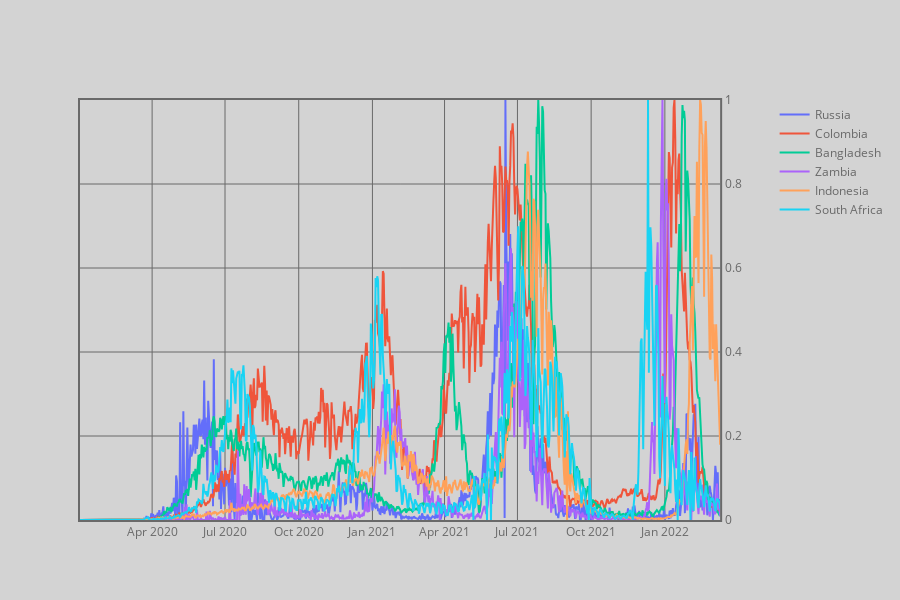

Write notebook code for a chart like this one.
### Code cell
# 'это второй грфик'
trace3 = go.Scatter(
    x=dfc.index,
    y=dfcsr['Afghanistan'],
    name='Russia',
    yaxis='y2'
)
trace4 = go.Scatter(
    x=dfc.index,
    y=dfcsr[cd.iloc[0].name],
    name=cd.iloc[0].name,
    yaxis='y2'
)
trace5 = go.Scatter(
    x=dfc.index,
    y=dfcsr[cd.iloc[1].name],
    name=cd.iloc[1].name,
    yaxis='y2'
)
trace6 = go.Scatter(
    x=dfc.index,
    y=dfcsr[cd.iloc[2].name],
    name=cd.iloc[2].name,
    yaxis='y2'
)
trace7 = go.Scatter(
    x=dfc.index,
    y=dfcsr[cd.iloc[3].name],
    name=cd.iloc[3].name,
    yaxis='y2'
)
trace8 = go.Scatter(
    x=dfc.index,
    y=dfcsr[cd.iloc[4].name],
    name=cd.iloc[4].name,
    yaxis='y2'
)
fig3 = make_subplots(specs=[[{"secondary_y": True}]])
fig3.add_trace(trace3)
fig3.add_trace(trace4)
fig3.add_trace(trace5)
fig3.add_trace(trace6)
fig3.add_trace(trace7)
fig3.add_trace(trace8)
fig3['layout'].update(height=600,    
plot_bgcolor = colors['background'],
paper_bgcolor = colors['background'],
font= {
    'color': colors['text']
        }
)
fig3.update_yaxes(range=[0, 1])
fig3.update_xaxes(showline=True, linewidth=2, linecolor=colors['text'], mirror=True, gridcolor=colors['text'])
fig3.update_xaxes(tickfont=dict(color=colors['text'], size=12))
fig3.update_yaxes(showline=True, linewidth=2, linecolor=colors['text'], mirror=True, gridcolor=colors['text'])
# fig3.show()

### Figure 1 — Plotly figure (JSON) as saved in the notebook; plotly's stock layout.template omitted (floating-point values rounded to 4 significant figures; data arrays with more than 128 entries replaced by an {"elided": "..."} marker saying what was removed)
{"data": [{"name": "Russia", "type": "scatter", "x": {"elided": "800 str values"}, "y": {"elided": "800 float values"}, "yaxis": "y2"}, {"name": "Colombia", "type": "scatter", "x": {"elided": "800 str values"}, "y": {"elided": "800 float values"}, "yaxis": "y2"}, {"name": "Bangladesh", "type": "scatter", "x": {"elided": "800 str values"}, "y": {"elided": "800 float values"}, "yaxis": "y2"}, {"name": "Zambia", "type": "scatter", "x": {"elided": "800 str values"}, "y": {"elided": "800 float values"}, "yaxis": "y2"}, {"name": "Indonesia", "type": "scatter", "x": {"elided": "800 str values"}, "y": {"elided": "800 float values"}, "yaxis": "y2"}, {"name": "South Africa", "type": "scatter", "x": {"elided": "800 str values"}, "y": {"elided": "800 float values"}, "yaxis": "y2"}], "layout": {"font": {"color": "#696969"}, "height": 600, "paper_bgcolor": "#D3D3D3", "plot_bgcolor": "#D3D3D3", "xaxis": {"anchor": "y", "domain": [0, 0.94], "gridcolor": "#696969", "linecolor": "#696969", "linewidth": 2, "mirror": true, "showline": true, "tickfont": {"color": "#696969", "size": 12}}, "yaxis": {"anchor": "x", "domain": [0, 1], "gridcolor": "#696969", "linecolor": "#696969", "linewidth": 2, "mirror": true, "range": [0, 1], "showline": true}, "yaxis2": {"anchor": "x", "gridcolor": "#696969", "linecolor": "#696969", "linewidth": 2, "mirror": true, "overlaying": "y", "range": [0, 1], "showline": true, "side": "right"}}}
